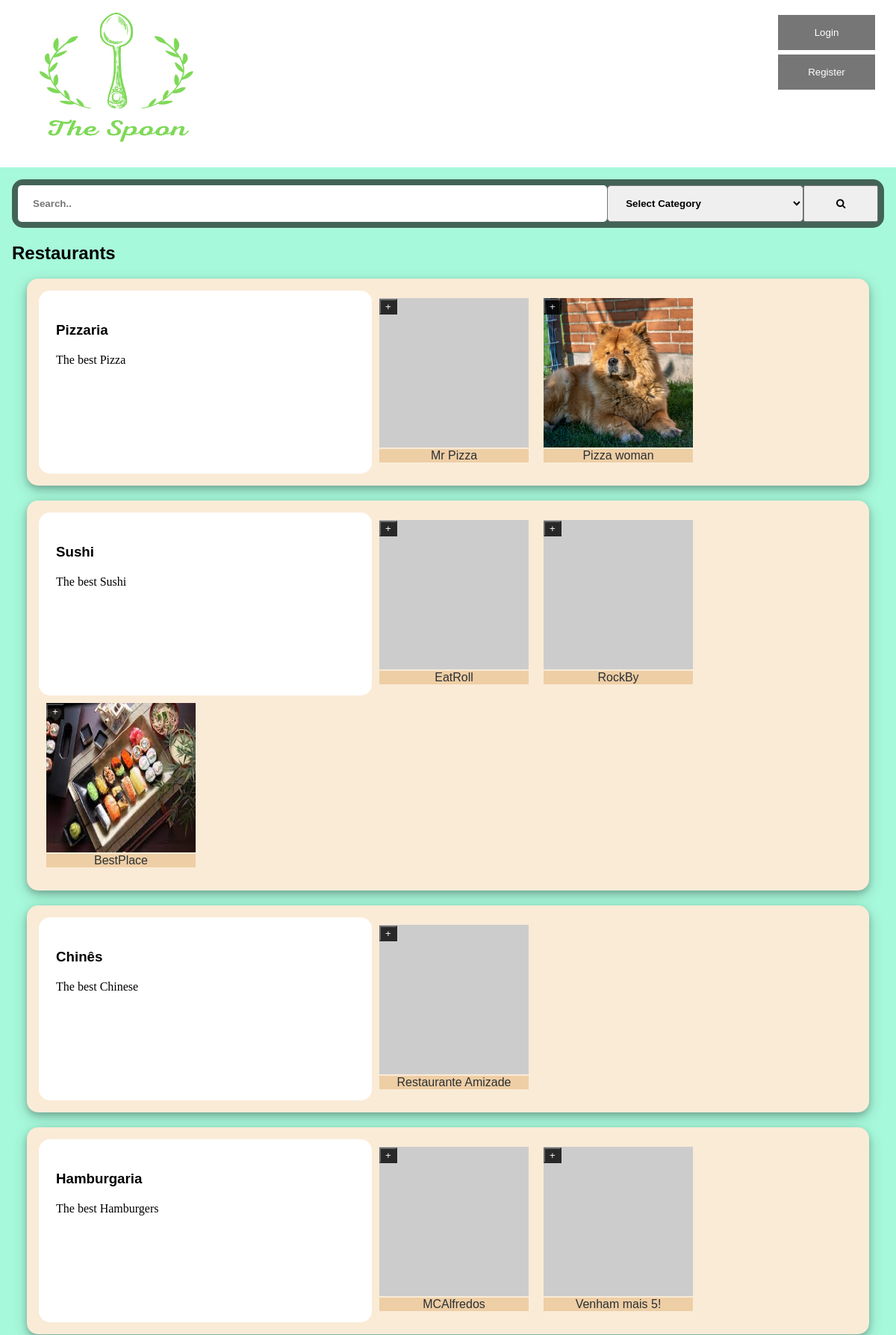
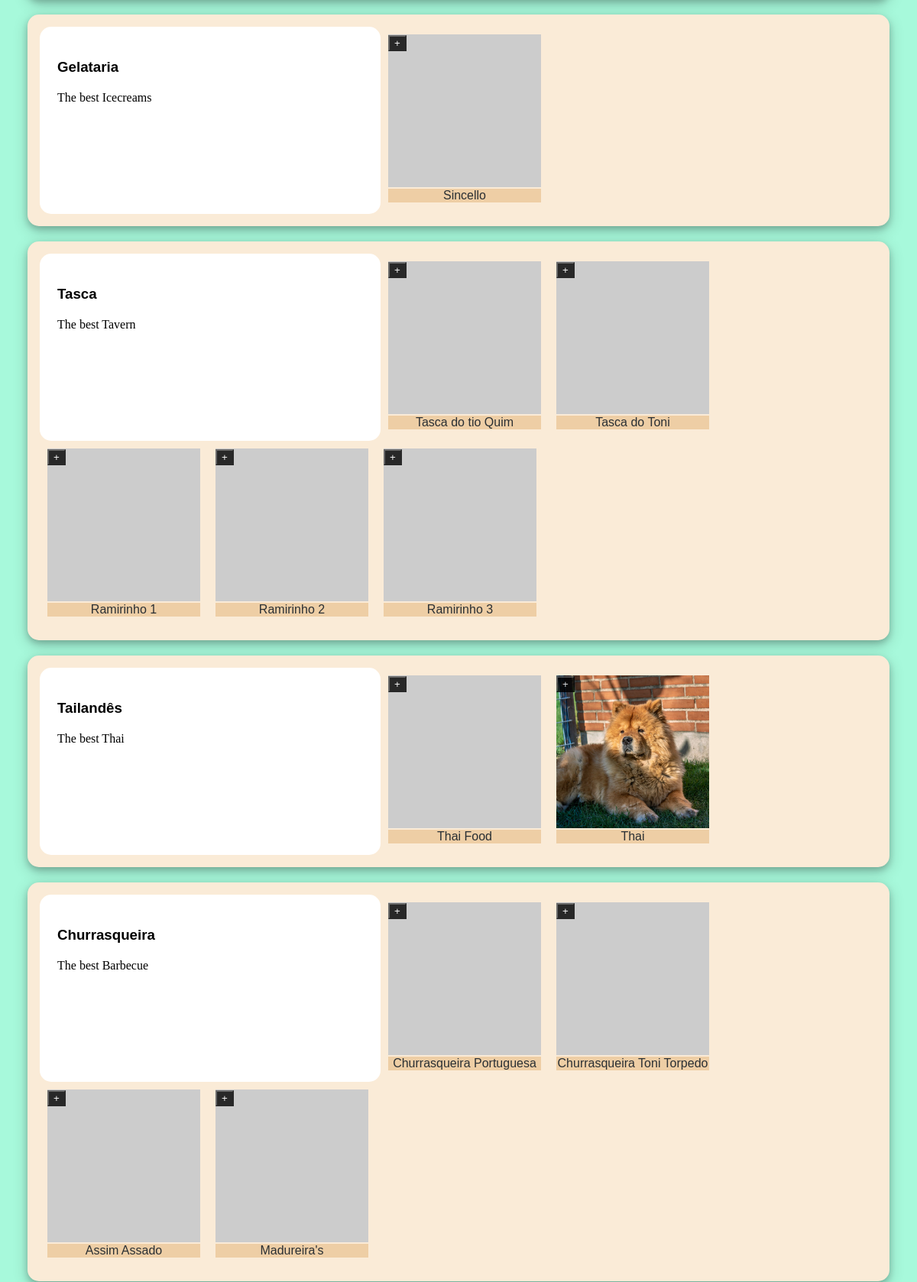
The page /pages (upper part) on the database its author committed (2 pictures, top to bottom).
### tables this page shows
CREATE TABLE RestCategory (
	idRestCategory		INTEGER PRIMARY KEY,
	Name 			VARCHAR NOT NULL,
	Description		VARCHAR NOT NULL
);

CREATE TABLE Restaurant (
	idRestaurant 		INTEGER PRIMARY KEY,
	Name 			VARCHAR NOT NULL,
	idUser		INTEGER NOT NULL 	CONSTRAINT fk_restaurant_iduser REFERENCES User (idUser)
												ON DELETE CASCADE ON UPDATE CASCADE,
	idRestCategory		INTEGER NOT NULL 	CONSTRAINT fk_restaurant_idrestcategory REFERENCES RestCategory (idRestCategory)
												ON DELETE CASCADE ON UPDATE CASCADE,
	Photo			VARCHAR	DEFAULT '',
	Description		VARCHAR DEFAULT '',
	idAddress		INTEGER NOT NULL 	CONSTRAINT fk_restaurant_idaddress REFERENCES Address (idAddress)
												ON DELETE CASCADE ON UPDATE CASCADE
);

### pages/index.php (called while the page is built, shortened)
<?php
  require_once('../database/connection.php');
  require_once('../database/restaurant.class.php');
  require_once('../templates/common.tpl.php');
  require_once('../templates/restaurant.tpl.php');
  $db = getDatabaseConnection();
  $categories = Category::getRestaurantsCategories($db, 8);
  drawRestaurants($db, $categories);
?>

### database/restaurant.class.php (called while the page is built, shortened)
<?php
  class Restaurant {
    public function __construct(int $id, string $name, string $description, string $photo, string $street, string $city, string $state, int $postalCode) {
      $this->id = $id;
      $this->name = $name;
      $this->photo = $photo;
    }
    static function getRestaurantsFromCategory(PDO $db, int $count,  int $id) : array {
      $stmt = $db->prepare('
      SELECT idRestaurant, Name, Description, Photo, Street, City, State, PostalCode
      FROM Restaurant JOIN Address USING (idAddress)
      WHERE idRestCategory = ?
      LIMIT ?
    ');
      $stmt->execute(array($id, $count));
      $restaurants = array();
      while ($restaurant = $stmt->fetch()) {
        $restaurants[] = new Restaurant(
        (int)$restaurant['idRestaurant'],
        $restaurant['Name'],
        $restaurant['Description'],
        $restaurant['Photo'],
        $restaurant['Street'],
        $restaurant['City'],
        $restaurant['State'],
        (int)$restaurant['PostalCode']
        );
      }
      return $restaurants;
    }
  }
  class Category {
    public function __construct() {
      $argc = func_num_args();
      $this->id = $argv[0];
      $this->name = $argv[1];
      if($argc==3) $this->description = $argv[2];
    }
    static function getRestaurantsCategories(PDO $db, int $count) : array {
      $stmt = $db->prepare('SELECT idRestCategory, Name, Description FROM RestCategory LIMIT ?');
      $stmt->execute(array($count));
      $categories = array();
      while ($category = $stmt->fetch()) {
        $categories[] = new Category(
          (int) $category['idRestCategory'],
          $category['Name'],
          $category['Description']
        );
      }
      return $categories;
    }
  }
?>

### templates/restaurant.tpl.php (the view, shortened to what this page needs)
<?php function drawRestaurants(PDO $db, array $categories) { ?>
  <section class="style-restaraunts" id="restaurants">
    <h2>Restaurants</h2>
    <?php foreach($categories as $category) {
      $restaurants = Restaurant::getRestaurantsFromCategory($db, 5, $category->id);
      drawRestaurantsCategory($restaurants, $category);
    } ?>
  </section>
<?php } ?>
<?php function drawRestaurantsCategory(array $restaurants, Category $category) { ?>
  <section id=<?=$category->name?>>
    <div>
      <h3><?=$category->name?></h3>
      <p><?=$category->description?></p>
    </div>
    <?php foreach($restaurants as $restaurant) { ?>
      <article>
        <div class="restImageName">
          <a href="../pages/restaurant.php?id=<?=$restaurant->id?>" class="restImage" id="restImage-<?=$restaurant->id?>"><img src="<?=$restaurant->photo?>" alt="restaurant image" width="200" height="200"></a>
          <a href="../pages/restaurant.php?id=<?=$restaurant->id?>" class="restName" id="restName-<?=$restaurant->id?>"><?=$restaurant->name?></a>
          <button type="button" class="descOpen" id="descOpen-<?=$restaurant->id?>" onclick="openDescription(<?=$restaurant->id?>)">+</button>
        </div>
      </article>
    <?php } ?>
  </section>
<?php } ?>

### css/style.css (style rules this page uses)
a:not(.loginLink), a:not(.registerLink) { text-decoration: none; color: #2a2f33; }
body { font-family: "Poppins", sans-serif; }
p { font-family: "Lora", serif; line-height: 1.4em; }
.style-restaraunts { display: block; }
.style-restaraunts>section { display: flex; flex-direction: row; flex-wrap: wrap; margin: 20px; background-color: antiquewhite; border-radius: 15px; padding: 16px; box-shadow: 0 4px 8px 0 rgba(0, 0, 0, 0.2), 0 6px 20px 0 rgba(0, 0, 0, 0.19); }
.style-restaraunts>section>div { background-color: white; width: 25em; padding: 23px; border-radius: 15px; }
.style-restaraunts>section>article { display: flex; flex-direction: row; border-radius: 15px; margin: 10px; }
.restImageName { position: relative; text-align: center; color: #2a2f33; }
a.restName { color: #2a2f33; background-color: #eecea5; width: 200px; }
.descClose, .descOpen { color: white; background-color: #000; opacity: 0.8; }
.descOpen { display: block; }

### css/layout.css (style rules this page uses)
body { background-color: #a7f9db; margin: 0 auto; display: flex; min-height: 100vh; flex-direction: column; }
a.restName { position: absolute; bottom: 2%; left: 0; }
.descClose, .descOpen { position: relative; left: 0; bottom: 90%; }

### rows shown on the page
restcategory: Name "Pizzaria", Description "The best Pizza"
restaurant: Name "Mr Pizza"
restaurant: Photo (picture), Name "Pizza woman"
restcategory: Name "Sushi", Description "The best Sushi"
restaurant: Name "EatRoll"
restaurant: Name "RockBy"
restaurant: Photo (picture), Name "BestPlace"
restcategory: Name "Chinês", Description "The best Chinese"
restaurant: Name "Restaurante Amizade"
restcategory: Name "Hamburgaria", Description "The best Hamburgers"
restaurant: Name "MCAlfredos"
restaurant: Name "Venham mais 5!"
restcategory: Name "Gelataria", Description "The best Icecreams"
restaurant: Name "Sincello"
restcategory: Name "Tasca", Description "The best Tavern"
restaurant: Name "Tasca do tio Quim"
restaurant: Name "Tasca do Toni"
restaurant: Name "Ramirinho 1"
restaurant: Name "Ramirinho 2"
restaurant: Name "Ramirinho 3"
restcategory: Name "Tailandês", Description "The best Thai"
restaurant: Name "Thai Food"
restaurant: Photo (picture), Name "Thai"
restcategory: Name "Churrasqueira", Description "The best Barbecue"
restaurant: Name "Churrasqueira Portuguesa"
restaurant: Name "Churrasqueira Toni Torpedo"
restaurant: Name "Assim Assado"
restaurant: Name "Madureira's"
